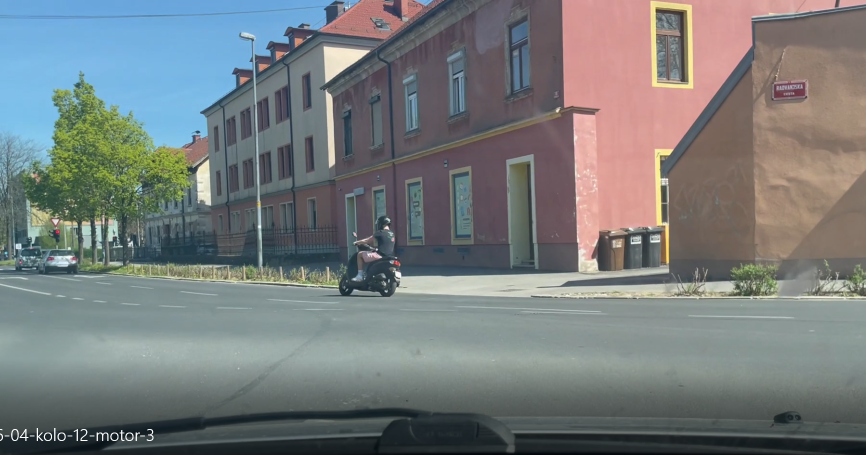
#> input picture URG/Slike/2024-05-22_18_11_58-Window.png, 1731 x 909 px (shown at 1/2 size)
$ python -i projektna2.py   (imports and definitions only)
#> lines starting #> are read from the running program, lines starting #| are printed output that depends on the picture; after the words box and inside, x2 and y2 are one past the last pixel; in counts of white or black regions, pixels touching at a corner belong together
#> further down, picture is the input picture: shape (909, 1731, 3); mean B, G, R 123.7, 123.3, 118.6
import os
import cv2
import numpy as np
from ultralytics import YOLO  # Ensure this import is correct for your setup
from skimage import feature, morphology
from skimage.morphology import dilation, erosion

# Initialize the YOLO model
# [1 line that did not run here, left out]


def preprocess_image(image):
    gray = cv2.cvtColor(image, cv2.COLOR_BGR2GRAY)
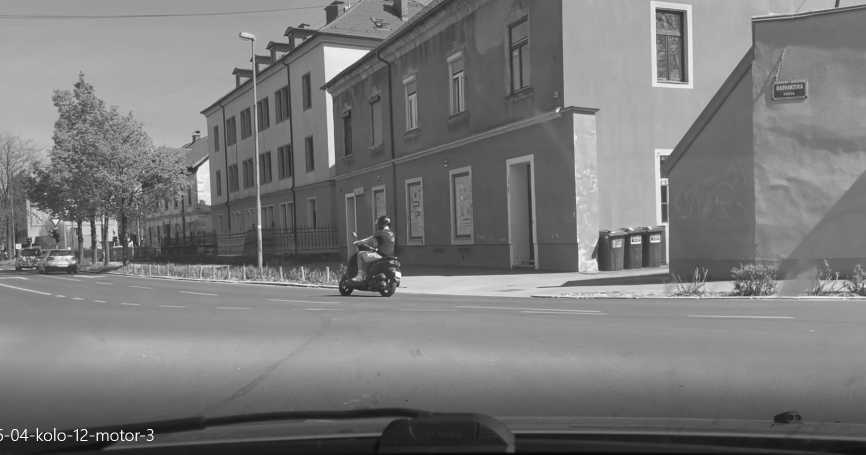
#> gray: shape (909, 1731) (shown at 1/2 size); min 6, max 255, mean 121.9
    clahe = cv2.createCLAHE(clipLimit=2.0, tileGridSize=(8, 8))
    clahe_img = clahe.apply(gray)
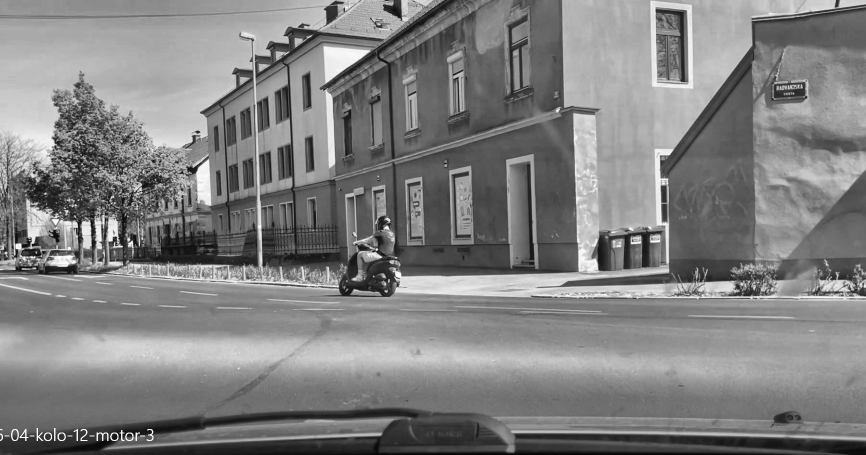
#> clahe_img: shape (909, 1731) (shown at 1/2 size); min 3, max 255, mean 128.5
    edges = feature.canny(clahe_img, sigma=1, low_threshold=10, high_threshold=50)
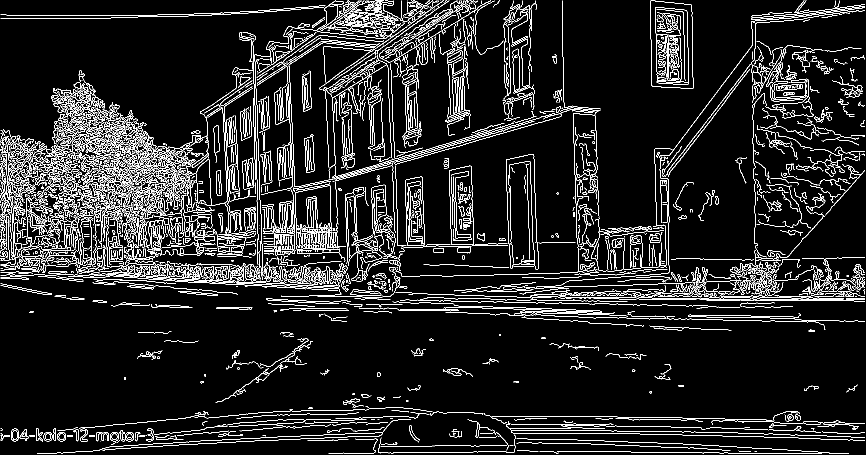
#> edges: shape (909, 1731) bool (shown at 1/2 size); 8.7% white in thin lines or dots
    edges = edges.astype(np.uint8) * 255  # Convert edges to uint8 type
#> edges: shape (909, 1731); 8.7% white in thin lines or dots
    dilated = dilation(edges, morphology.square(3))
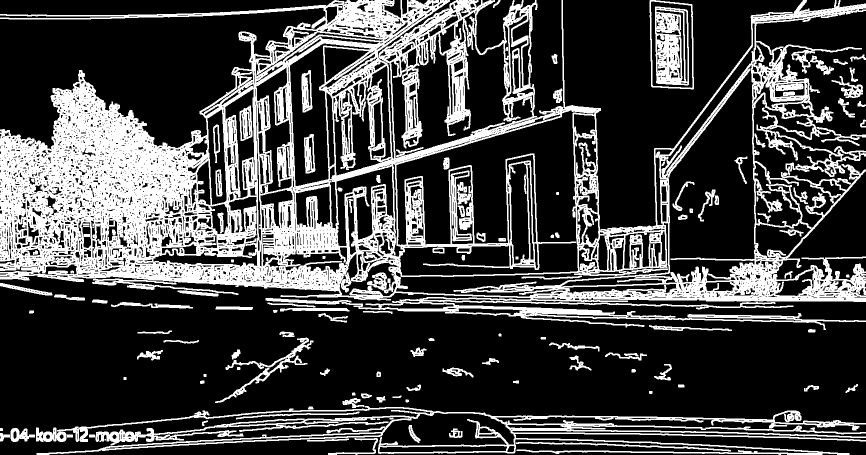
#> dilated: shape (909, 1731) (shown at 1/2 size); 26.9% white; 133 white regions (4 under 20 px), largest, box (x1, y1, x2, y2) and area: (0, 0, 1731, 660) 338108, (72, 812, 1731, 909) 36463, (1310, 13, 1378, 171) 7372
    eroded = erosion(dilated, morphology.square(3))
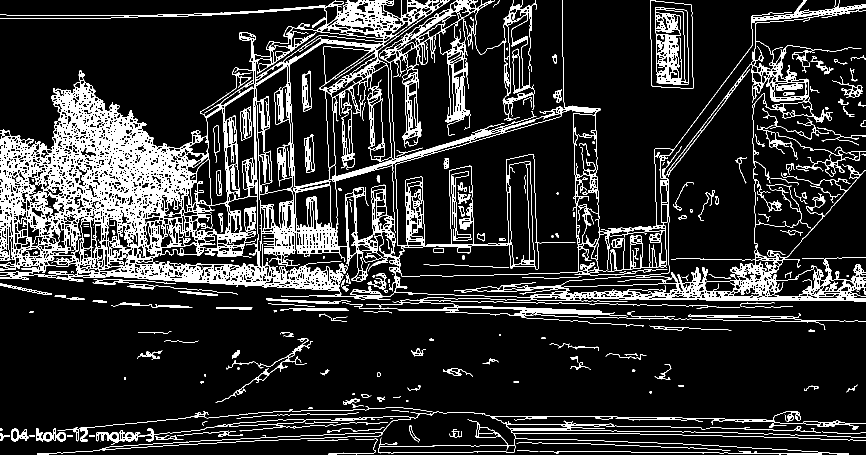
#> eroded: shape (909, 1731) (shown at 1/2 size); 14.1% white; 228 white regions (67 under 20 px)
    return eroded


# [31 lines left out: functions resize_image, combine_boxes, intersection_over_union, not called in this run]


def find_contours(image):
    processed = preprocess_image(image)
    contours, _ = cv2.findContours(processed, cv2.RETR_EXTERNAL, cv2.CHAIN_APPROX_SIMPLE)
#> contours = 144 contours, 62 with area under 20; largest, box (x1, y1, x2, y2) and area: (0, 0, 1731, 659) 540471, (1300, 0, 1387, 178) 14078, (74, 822, 1731, 909) 12381, (1553, 264, 1731, 353) 1301, (73, 856, 132, 883) 799
    return contours


# [31 lines left out: functions grabcut_segmentation, graham_scan, not called in this run]

# Ensure that file-specific code doesn't run during imports
# [60 lines not run here, left out]

>>> import cv2
>>> picture = cv2.imread('Slike/2024-05-22_18_11_58-Window.png')
>>> result = find_contours(picture)
#> result has the same summary as contours in find_contours
